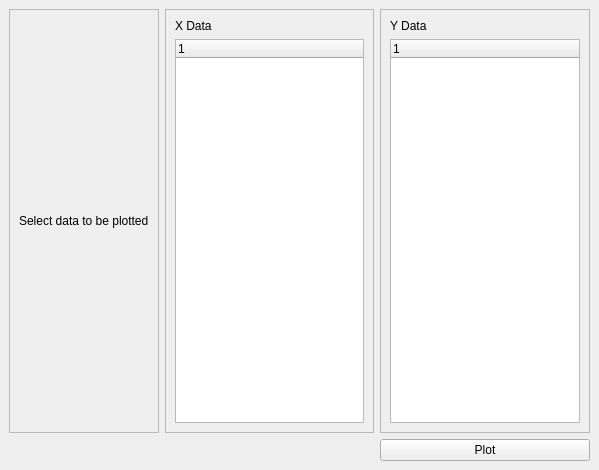
<?xml version="1.0" encoding="UTF-8"?>
<ui version="4.0">
 <class>MainWindow</class>
 <widget class="QMainWindow" name="MainWindow">
  <property name="geometry">
   <rect>
    <x>0</x>
    <y>0</y>
    <width>599</width>
    <height>470</height>
   </rect>
  </property>
  <property name="windowTitle">
   <string>MainWindow</string>
  </property>
  <widget class="QWidget" name="centralwidget">
   <layout class="QGridLayout" name="gridLayout">
    <item row="0" column="2">
     <widget class="QFrame" name="frame_2">
      <property name="frameShape">
       <enum>QFrame::StyledPanel</enum>
      </property>
      <property name="frameShadow">
       <enum>QFrame::Raised</enum>
      </property>
      <layout class="QGridLayout" name="gridLayout_4">
       <item row="1" column="0">
        <widget class="QTreeWidget" name="YTree">
         <column>
          <property name="text">
           <string/>
          </property>
         </column>
        </widget>
       </item>
       <item row="0" column="0">
        <widget class="QLabel" name="label_2">
         <property name="text">
          <string>Y Data</string>
         </property>
        </widget>
       </item>
      </layout>
     </widget>
    </item>
    <item row="0" column="1">
     <widget class="QFrame" name="frame">
      <property name="frameShape">
       <enum>QFrame::StyledPanel</enum>
      </property>
      <property name="frameShadow">
       <enum>QFrame::Raised</enum>
      </property>
      <layout class="QGridLayout" name="gridLayout_3">
       <item row="0" column="0">
        <widget class="QLabel" name="label">
         <property name="text">
          <string>X Data</string>
         </property>
        </widget>
       </item>
       <item row="1" column="0">
        <widget class="QTreeWidget" name="XTree">
         <column>
          <property name="text">
           <string/>
          </property>
         </column>
        </widget>
       </item>
      </layout>
     </widget>
    </item>
    <item row="0" column="0">
     <widget class="QFrame" name="frame_3">
      <property name="frameShape">
       <enum>QFrame::StyledPanel</enum>
      </property>
      <property name="frameShadow">
       <enum>QFrame::Raised</enum>
      </property>
      <layout class="QGridLayout" name="gridLayout_2">
       <item row="0" column="0">
        <widget class="QLabel" name="label_3">
         <property name="text">
          <string>Select data to be plotted</string>
         </property>
        </widget>
       </item>
      </layout>
     </widget>
    </item>
    <item row="1" column="2">
     <widget class="QPushButton" name="pushPlot">
      <property name="text">
       <string>Plot</string>
      </property>
     </widget>
    </item>
   </layout>
  </widget>
 </widget>
 <resources/>
 <connections/>
</ui>
